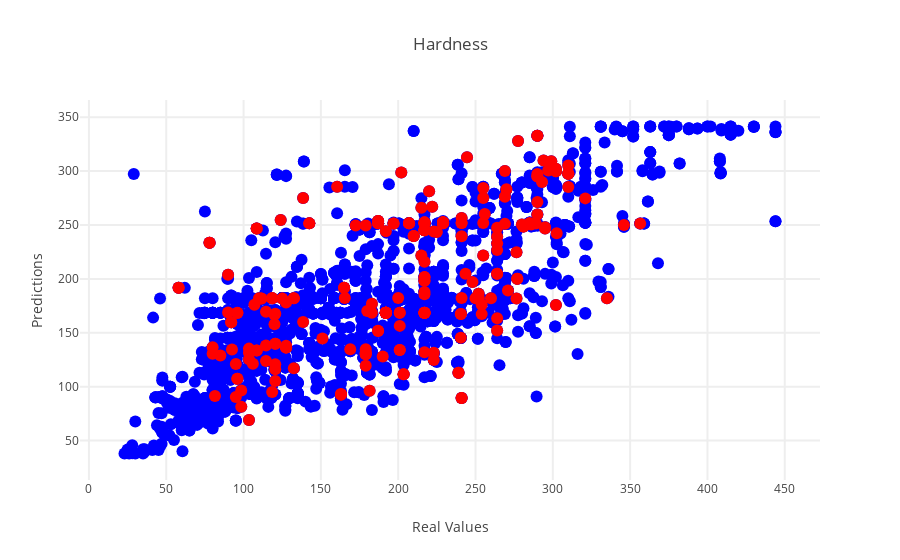

The notebook cell saved with this chart:
### Code cell
# PLOTTING
import plotly
import plotly.graph_objs as go
from plotly.offline import iplot

plotly.offline.init_notebook_mode(connected=True)

layout0= go.Layout(title= "Hardness", hovermode= 'closest',
    xaxis= dict(title= 'Real Values',zeroline= False, gridwidth= 2),
    yaxis= dict(title= 'Predictions',zeroline= False, gridwidth= 2),
    showlegend= False                 
)

trace0 = go.Scatter(x = all_labels, y = predictions, mode = 'markers', marker= dict(size= 12, color= 'blue'), text= materials)
trace1 = go.Scatter(x = test_labels, y = test_predictions, mode = 'markers', marker= dict(size= 12, color= 'red'), text = labeled_materials)

#trace2 = go.Scatter(x = [0,500], y = [0,500], mode = 'lines', name = "Match") # This trace is the line X = Y which would indicate that the Prediction equals the real value

data = [trace0, trace1]
fig= go.Figure(data, layout=layout0)
iplot(fig)

### Figure 1 — Plotly figure (JSON) as saved in the notebook; plotly's stock layout.template omitted (floating-point values rounded to 4 significant figures; data arrays with more than 128 entries replaced by an {"elided": "..."} marker saying what was removed)
{"data": [{"marker": {"color": "blue", "size": 12}, "mode": "markers", "text": {"elided": "2389 str values"}, "type": "scatter", "uid": "21a2584c-6ea9-4f0e-a045-db81ccc25ba1", "x": {"elided": "2389 float values"}, "y": {"elided": "2389 float values"}}, {"marker": {"color": "red", "size": 12}, "mode": "markers", "text": {"elided": "239 str values"}, "type": "scatter", "uid": "f1cb2f0f-3d12-4b14-971d-9b0824f75900", "x": {"elided": "239 float values"}, "y": {"elided": "239 float values"}}], "layout": {"hovermode": "closest", "showlegend": false, "title": {"text": "Hardness"}, "xaxis": {"gridwidth": 2, "title": {"text": "Real Values"}, "zeroline": false}, "yaxis": {"gridwidth": 2, "title": {"text": "Predictions"}, "zeroline": false}}}
